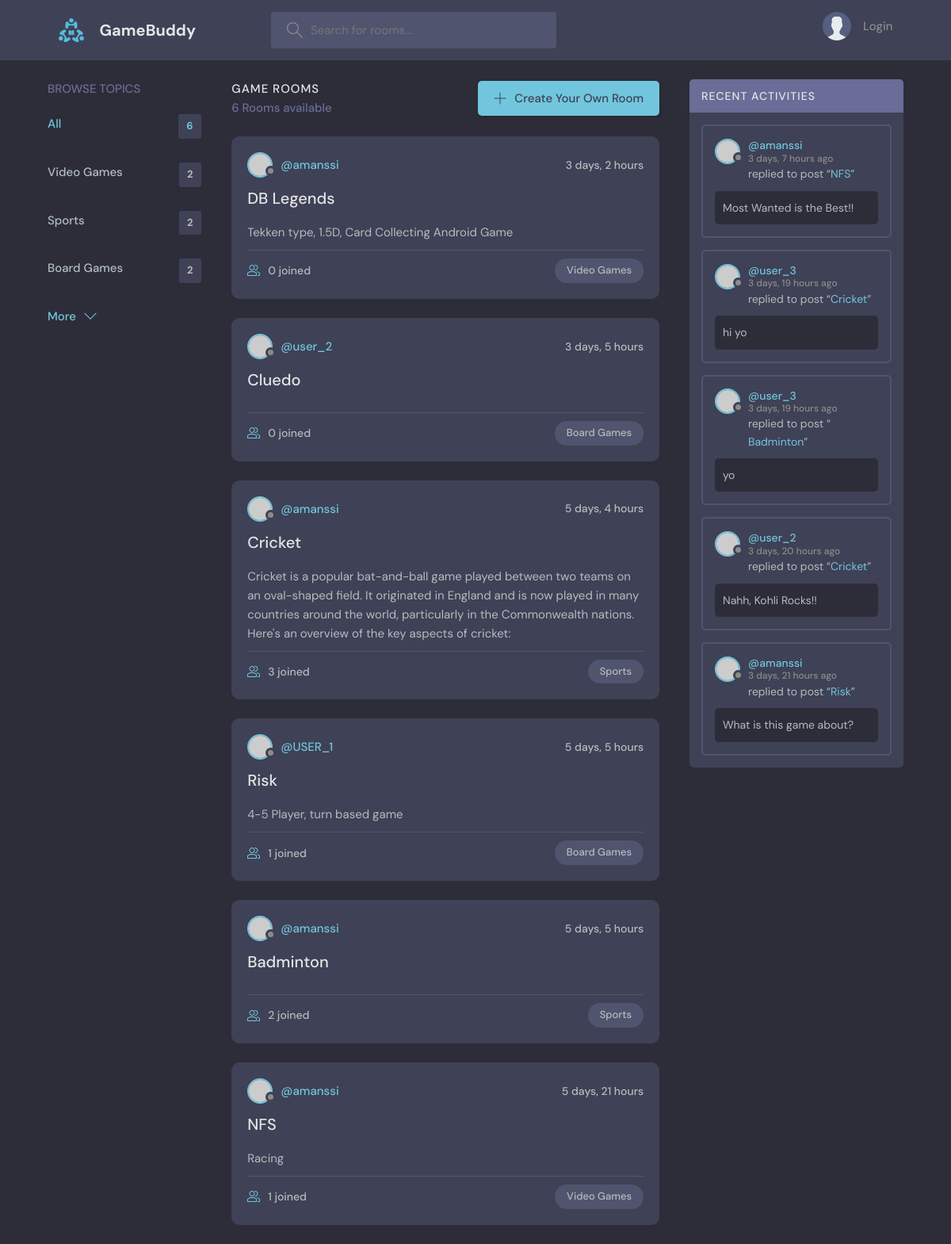
/, run on an earlier commit of the app's database.
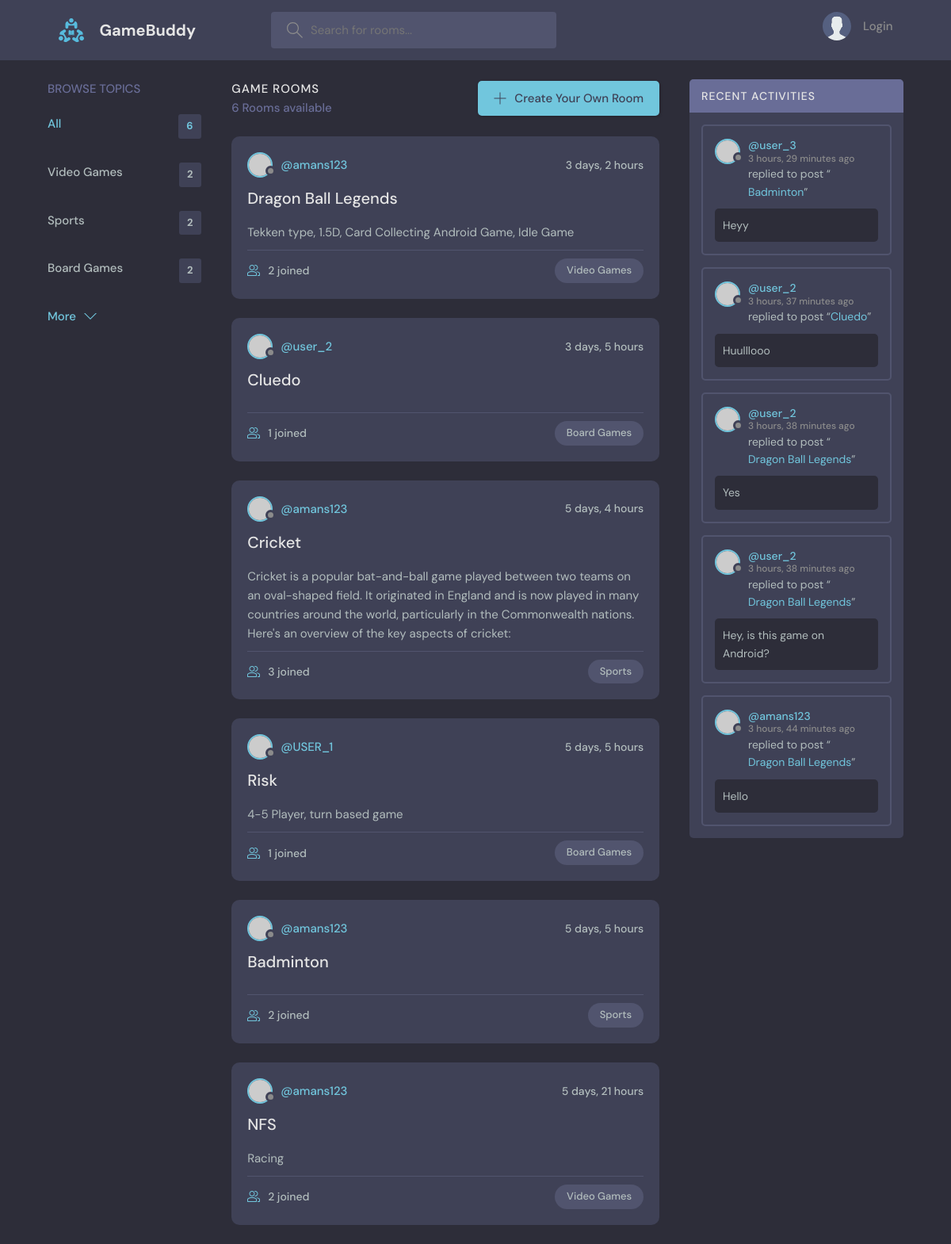
And on a later commit of the database.
### base/models.py (models this page shows)
class Topic(models.Model):
    name = models.CharField(max_length=200)
    def __str__(self):
        return self.name

class Room(models.Model):
    host = models.ForeignKey(User, on_delete=models.CASCADE, null=True)
    topic = models.ForeignKey(Topic, on_delete=models.CASCADE, null=True)
    name = models.CharField(max_length=200)
    description = models.TextField(null=True, blank=True)
    participants = models.ManyToManyField(User, related_name='participants', blank=True)
    updated = models.DateTimeField(auto_now=True)
    created = models.DateTimeField(auto_now_add=True)
    class Meta:
        ordering = ['-updated', '-created']
    def __str__(self):
        return self.name

class Message(models.Model):
    user = models.ForeignKey(User, on_delete=models.CASCADE, default='amanssi')
    room = models.ForeignKey(Room, on_delete=models.CASCADE, )
    body = models.TextField()
    updated = models.DateTimeField(auto_now=True)
    created = models.DateTimeField(auto_now_add=True)
    def __str__(self):
        return self.body[:50]

### base/views.py (the view, shortened to what this page needs)
# urls.py: path('', views.home, name="home_name"),
def home(request):
    query = request.GET.get('query')
    rooms=Room.objects.filter()
    allMessages=Message.objects.all().order_by('-created')[:5]
    topics=Topic.objects.all()[:5]
    context={'rooms':rooms, 'rooms_count':rooms.count(), 'topics':topics, 'allMessages':allMessages}
    return render(request, 'base/home.html', context)

### base/templates/base/home.html (shortened to what this page needs)
{% extends 'main.html' %}
{% block content %}
<main class="layout layout--3">
  <div class="container">
    {% include 'base/topicsComponent.html' %}
    <div class="roomList">
      <div class="roomList__header">
        <div>
          <h2>Game Rooms</h2>
          <p>{{rooms_count}} Rooms available</p>
        </div>
        <a class="btn btn--main" href="{% url 'create-room_name' %}">
          <svg version="1.1" xmlns="http://www.w3.org/2000/svg" width="32" height="32" viewBox="0 0 32 32">
            <title>add</title>
            <path
              d="M16.943 0.943h-1.885v14.115h-14.115v1.885h14.115v14.115h1.885v-14.115h14.115v-1.885h-14.115v-14.115z"
            ></path>
          </svg>
          Create Your Own Room
        </a>
      </div>
      {% include 'base/feedComponent.html' %}
    </div>
    <div class="activities">
      <div class="activities__header">
        <h2>Recent Activities</h2>
      </div>
      {% include 'base/activityComponent.html' %}
    </div>
  </div>
</main>
{% endblock content %}

### base/templates/base/topicsComponent.html
<div class="topics">
    <div class="topics__header">
      <h2>Browse Topics</h2>
    </div>
    <ul class="topics__list">
      <li>
        <a href="{% url 'home_name' %}" class="active">All <span>{{rooms_count}}</span></a>
      </li>
      {% for topic in topics %}
      <li>
        <a href="{% url 'home_name' %}?query={{topic.name}}">{{topic.name}}<span>{{topic.room_set.all.count}}</span></a>
      </li>
      {% endfor %}
    </ul>
    <a class="btn btn--link" href="{% url 'topics_name' %}">
      More
      <svg version="1.1" xmlns="http://www.w3.org/2000/svg" width="32" height="32" viewBox="0 0 32 32">
        <title>chevron-down</title>
        <path d="M16 21l-13-13h-3l16 16 16-16h-3l-13 13z"></path>
      </svg>
    </a>
  </div>

### base/templates/base/feedComponent.html (shortened to what this page needs)
{% for room in rooms %}
<div class="roomListRoom">
    <div class="roomListRoom__header">
    <a href="{% url 'userProfile_name' room.host.username %}" class="roomListRoom__author">
        <div class="avatar avatar--small">
        <img src="https://randomuser.me/api/portraits/women/11.jpg" />
        </div>
        <span>@{{room.host.username}}</span>
    </a>
    <div class="roomListRoom__actions">
        <span>{{room.created|timesince}}</span>
    </div>
    </div>
    <div class="roomListRoom__content">
    <a href="{% url 'room_name' room.id %}">{{room.name}}</a>
    <p>{{room.description}}</p>
    </div>
    <div class="roomListRoom__meta">
    <a href="{% url 'room_name' room.id %}" class="roomListRoom__joined">
        {{room.participants.count}} joined
    </a>
    <p class="roomListRoom__topic">{{room.topic}}</p>
    </div>
</div>
{% endfor %}

### base/templates/base/activityComponent.html (shortened to what this page needs)
{% for message in allMessages %}
<div class="activities__box">
    <div class="activities__boxHeader roomListRoom__header">
      <a href="{% url 'userProfile_name' message.user.username %}" class="roomListRoom__author">
        <div class="avatar avatar--small">
          <img src="https://randomuser.me/api/portraits/women/11.jpg" />
        </div>
        <p>
          @{{message.user}}
          <span>{{message.created|timesince}} ago</span>
        </p>
      </a>
    </div>
    <div class="activities__boxContent">
      <p>replied to post “<a href="{% url 'room_name' message.room.id %}">{{message.room}}</a>”</p>
      <div class="activities__boxRoomContent">
        {{message}}
      </div>
    </div>
  </div>
{% endfor %}

What changed in the data, as far as the page shows it:
no longer on this page (row unchanged): Message: user "amanssi", created "3 days, 7 hours", room "NFS", body "Most Wanted is the Best!!"
no longer on this page (row unchanged): Message: user "user_3", created "3 days, 19 hours", room "Cricket", body "hi yo"
no longer on this page (row unchanged): Message: user "user_3", created "3 days, 19 hours", room "Badminton", body "yo"
no longer on this page (row unchanged): Message: user "user_2", created "3 days, 20 hours", room "Cricket", body "Nahh, Kohli Rocks!!"
no longer on this page (row unchanged): Message: user "amanssi", created "3 days, 21 hours", room "Risk", body "What is this game about?"
changed Room: host.username "amanssi" → "amans123"; name "DB Legends" → "Dragon Ball Legends"; description "Tekken type, 1.5D, Card Collecting Android Game" → "Tekken type, 1.5D, Card Collecting Android Game, Idle Game"; participants.count "0" → "2"
computed for Room "Cluedo": participants.count "0" → "1"
changed through a linked row, Room "Cricket": host.username "amanssi" → "amans123"
changed through a linked row, Room "Badminton": host.username "amanssi" → "amans123"
changed through a linked row, Room "NFS": host.username "amanssi" → "amans123"; participants.count "1" → "2"
added Message: user "user_3", created "3 hours, 29 minutes", room "Badminton", body "Heyy"
added Message: user "user_2", created "3 hours, 37 minutes", room "Cluedo", body "Huulllooo"
added Message: user "user_2", created "3 hours, 38 minutes", room "Dragon Ball Legends", body "Yes"
added Message: user "user_2", created "3 hours, 38 minutes", room "Dragon Ball Legends", body "Hey, is this game on Android?"
added Message: user "amans123", created "3 hours, 44 minutes", room "Dragon Ball Legends", body "Hello"
